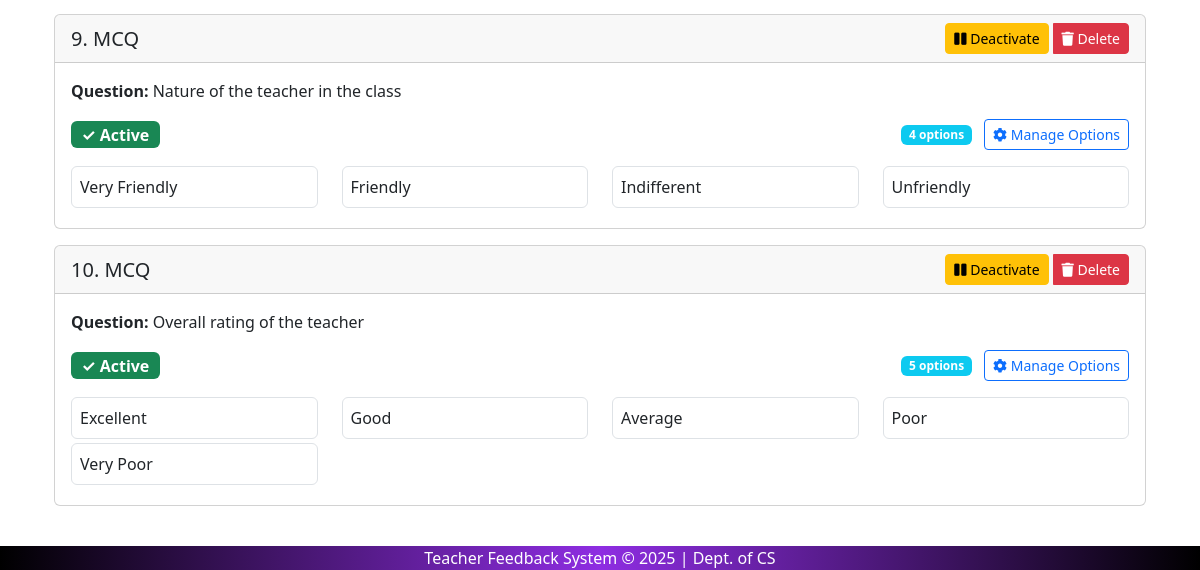
/questions/ (lower part), run on an earlier commit of the app's database.
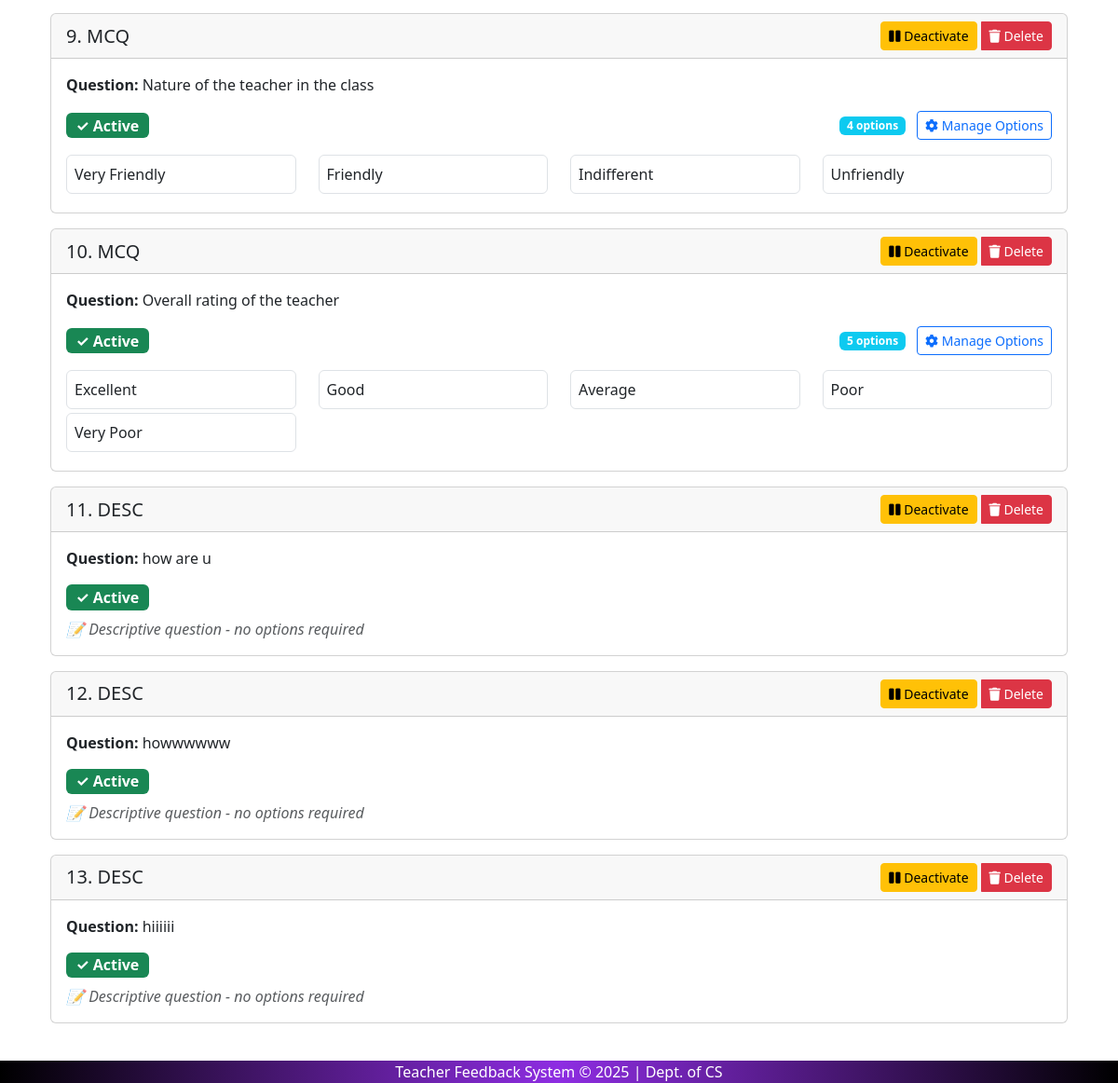
And on a later commit of the database.
### feedback_app/models.py (models this page shows, shortened)
class FeedbackQuestion(models.Model):
    q_id = models.AutoField(primary_key=True)
    q_desc = models.TextField()
    q_type = models.CharField(max_length=20)  # e.g., 'MCQ' or 'DESC'
    active = models.BooleanField(default=True)
    is_required = models.BooleanField(default=False)  # NEW FIELD

class FeedbackQOption(models.Model):
    q = models.ForeignKey(FeedbackQuestion, on_delete=models.CASCADE)
    ans_id = models.CharField(max_length=10)  # Custom ID (not necessary for options)
    answer = models.CharField(max_length=200)  # The text of the option (e.g., "Excellent")

### feedback_app/views.py (the view)
# urls.py: path('questions/', views.list_questions, name='list_questions'),
def list_questions(request):
    questions = FeedbackQuestion.objects.all().order_by('-active', 'q_id')  # Show active questions first
    return render(request, 'list_questions.html', {'questions': questions})

### feedback_app/context_processors.py (called while the page is built)
def is_admin(request):
    user = request.user
    return {'is_admin': user.is_superuser or user.groups.filter(name='admin').exists()}

def is_hod(request):
    return {'is_hod': request.user.groups.filter(name='hod').exists()}

def is_teacher(request):
    return {'is_teacher': request.user.groups.filter(name='teacher').exists()}

### templates/list_questions.html (shortened to what this page needs)
{% extends 'base.html' %}
{% block content %}
<div class="container">
    <div class="row">
        {% for q in questions %}
        <div class="col-md-12 mb-3">
            <div class="card {% if not q.active %}border-secondary{% endif %}">
                <div
                    class="card-header d-flex justify-content-between align-items-center {% if not q.active %}bg-light text-muted{% endif %}">
                    <div>
                        <h5 class="mb-0">{{ forloop.counter }}. {{ q.q_type }}</h5>
                    </div>
                    <div class="btn-group" role="group">
                        <form method="post" action="{% url 'toggle_question_status' q.q_id %}" style="display: inline;">
                            {% if q.active %}
                            <button type="submit" class="btn btn-sm btn-warning"
                                onclick="return confirm('Are you sure you want to deactivate this question?')">
                                <i class="fas fa-pause"></i> Deactivate
                            </button>
                            {% else %}
                            <button type="submit" class="btn btn-sm btn-success"
                                onclick="return confirm('Are you sure you want to activate this question?')">
                                <i class="fas fa-play"></i> Activate
                            </button>
                            {% endif %}
                        </form>
                        <a href="{% url 'delete_question' q.q_id %}" class="btn btn-sm btn-danger ms-1">
                            <i class="fas fa-trash"></i> Delete
                        </a>
                    </div>
                </div>
                <div class="card-body {% if not q.active %}text-muted{% endif %}">
                    <p class="card-text"><strong>Question:</strong> {{ q.q_desc }}</p>
                    <div class="d-flex justify-content-between align-items-center">
                        <span class="badge {% if q.active %}bg-success{% else %}bg-secondary{% endif %} fs-6">
                            {% if q.active %}✓ Active{% else %}⏸ Inactive{% endif %}
                        </span>
                        {% if q.q_type == 'MCQ' %}
                        <div>
                            <span class="badge bg-info">{{ q.feedbackqoption_set.count }} options</span>
                            <a href="{% url 'add_options' q.q_id %}" class="btn btn-sm btn-outline-primary ms-2">
                                <i class="fas fa-cog"></i> Manage Options
                            </a>
                        </div>
                        {% endif %}
                    </div>
                    {% if q.q_type == 'MCQ' and q.feedbackqoption_set.all %}
                    <div class="mt-3">
                        <div class="row mt-2">
                            {% for option in q.feedbackqoption_set.all %}
                            <div class="col-md-3 mb-1">
                                <div class="p-2 border rounded bg-white text-dark">
                                    {{ option.answer }}
                                </div>
                            </div>
                            {% endfor %}
                        </div>
                    </div>
                    {% elif q.q_type == 'DESC' %}
                    <div class="mt-2">
                        <em class="text-muted">📝 Descriptive question - no options required</em>
                    </div>
                    {% endif %}
                </div>
            </div>
        </div>
        {% endfor %}
    </div>
</div>
{% endblock %}

What changed in the data, as far as the page shows it:
added FeedbackQuestion: q_type "DESC", active True (drawn), q_desc "how are u", shows "📝 Descriptive question - no options required"
added FeedbackQuestion: q_type "DESC", active True (drawn), q_desc "howwwwww", shows "📝 Descriptive question - no options required"
added FeedbackQuestion: q_type "DESC", active True (drawn), q_desc "hiiiiii", shows "📝 Descriptive question - no options required"
